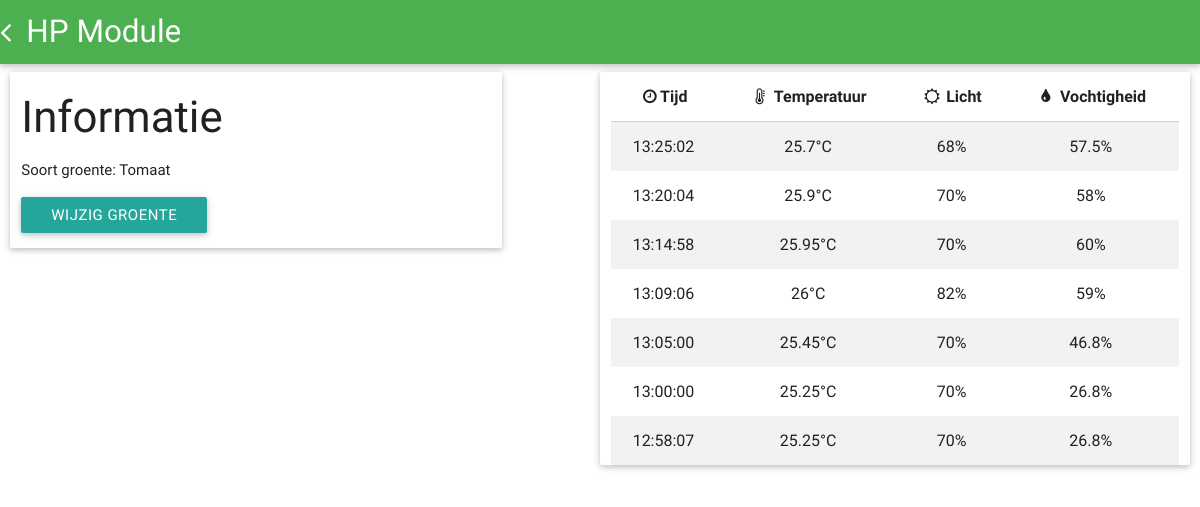
/detail.php?a=13:37:B1:FC:D1:A5, run on the app's committed database.
### tables this page shows
CREATE TABLE `modules` (
  `id` int(11) unsigned NOT NULL AUTO_INCREMENT,
  `address` varchar(17) NOT NULL DEFAULT '',
  `hp_id` varchar(64) DEFAULT '',
  `crop` varchar(45) NOT NULL DEFAULT 'none',
  PRIMARY KEY (`id`)
);

CREATE TABLE `sensordata` (
  `id` int(11) unsigned NOT NULL AUTO_INCREMENT,
  `address` text,
  `timestamp` timestamp NOT NULL DEFAULT CURRENT_TIMESTAMP,
  `temp` float DEFAULT NULL,
  `light` int(11) DEFAULT NULL,
  `moist` int(11) DEFAULT NULL,
  PRIMARY KEY (`id`)
);

### Database.php (called while the page is built, shortened)
<?php
class Database {
    private $con;
    private $address;
    public function __construct($address = null) {
        $this->con = mysqli_connect('localhost', 'root', 'root', 'happyplants');
        $this->address = $address;
    }
    public function get_crops() {
        $q = "SELECT * FROM crops";
        $result = mysqli_query($this->con, $q);
        $crops = array();
        if ($result) {
            while($row = mysqli_fetch_assoc($result)) {
                $crops[] = array(
                    'name' => $row['name'],
                    'nicename' => $row['nicename']
                );
            }
        }
        return $crops;
    }
    public function get_device() {
        $q = "SELECT * FROM modules";
        if ($this->address != null) {
            $q .= " WHERE address='$this->address'";
        }
        $result = mysqli_query($this->con, $q);
        $devices = array();
        if ($result) {
            while($row = mysqli_fetch_assoc($result)) {
                $devices[] = array(
                    'name' => $row['hp_id'],
                    'address' => $row['address'],
                    'data' => $this->get_device_data($row['address']),
                    'crop' => $row['crop'],
                    'crop_nicename' => $row['crop'] == 'none' ? 'Geen groente' : $this->get_crop_nicename($row['crop'])
                );
            }
            if ($this->address != null) {
                $device = $devices[0];
                return $device;
            }
        }
        return $devices;
    }
    public function get_crop_nicename($crop) {
        $q = "SELECT nicename FROM crops WHERE `name`='$crop'";
        $result = mysqli_query($this->con, $q);
        if ($result) {
            $crop = $result->fetch_assoc();
            return $crop['nicename'];
        } else {
            return "";
        }
    }
    private function get_device_data($address) {
        $q = "SELECT * FROM sensordata WHERE address='$address' ORDER BY `timestamp` DESC";
        $result = mysqli_query($this->con, $q);
        $data = array();
        if ($result) {
            while($row = mysqli_fetch_assoc($result)) {
                $data[] = array(
                    'timestamp' => $row['timestamp'],
                    'temp' => $row['temp'],
                    'light' => $row['light'],
                    'moist' => $row['moist']
                );
            }
        }
        return $data;
    }
}

### detail.php (the view, shortened to what this page needs)
<?php
$address = urldecode($_GET['a']);
require_once('Database.php');
$db = new Database($address);
$device = $db->get_device();
$crops = $db->get_crops();
?>
<html>
<head>
    <link type="text/css" rel="stylesheet" href="assets/css/lib/font-awesome.min.css"/>
    <link type="text/css" rel="stylesheet" href="assets/css/main.css" media="screen,projection"/>
</head>
<body>
<header>
    <nav>
        <div class="nav-wrapper">
            <a href="/" class="brand-logo left">
                <i class="fa fa-angle-left mobilefix"></i>
                <?= $device['name'] ?>
            </a>
        </div>
    </nav>
</header>
<main data-device="<?= $device['address'] ?>">
    <div class="row no-bottom-margin">
        <div class="card-panel col s12 m5">
            <h3>Informatie</h3>
            <p>
                Soort groente: <span id="current-crop"><?= $device['crop_nicename'] ?></span>
            </p>
            <p>
                <?php
                if ($crops) {
                ?>
            <button class="btn dropdown-button" data-activates="dropdown1">Wijzig groente</button>
            <?php
            }
            ?>
            </p>
        </div>
        <div class="card-panel col s12 m6 offset-m1">
            <table class="striped">
                <thead>
                <tr>
                    <th class="center-align"><i class="fa fa-fw fa-clock-o"></i><span class="hide-on-small-only">Tijd</span></th>
                    <th class="center-align"><i class="fa fa-fw fa-thermometer-three-quarters"></i> <span class="hide-on-small-only">Temperatuur</span></th>
                    <th class="center-align"><i class="fa fa-fw fa-sun-o"></i> <span class="hide-on-small-only">Licht</span></th>
                    <th class="center-align"><i class="fa fa-fw fa-tint"></i> <span class="hide-on-small-only">Vochtigheid</span></th>
                </tr>
                </thead>
                <tbody>
                <?php
                foreach ($device['data'] as $data) {
                    $timestamp = strtotime($data['timestamp']);
                    ?>
                    <tr>
                        <td class="center-align"><?= date("H:i:s", $timestamp); ?></td>
                        <td class="center-align"><?= $data['temp'] ?>&deg;C</td>
                        <td class="center-align"><?= $data['light']/10 ?>%</td>
                        <td class="center-align"><?= $data['moist']/10 ?>%</td>
                    </tr>
                    <?php
                }
                ?>
                </tbody>
            </table>
        </div>
    </div>
</main>
</body>
</html>

### data on the page
modules: hp "HP Module"
sensordata: timestamp "13:25:02", temp "25.7", $data['light']/10 "68", $data['moist']/10 "57.5"
sensordata: timestamp "13:20:04", temp "25.9", $data['light']/10 "70", $data['moist']/10 "58"
sensordata: timestamp "13:14:58", temp "25.95", $data['light']/10 "70", $data['moist']/10 "60"
sensordata: timestamp "13:09:06", temp "26", $data['light']/10 "82", $data['moist']/10 "59"
sensordata: timestamp "13:05:00", temp "25.45", $data['light']/10 "70", $data['moist']/10 "46.8"
sensordata: timestamp "13:00:00", temp "25.25", $data['light']/10 "70", $data['moist']/10 "26.8"
sensordata: timestamp "12:58:07", temp "25.25", $data['light']/10 "70", $data['moist']/10 "26.8"

### other printed values
$device['crop_nicename'] "Tomaat"
